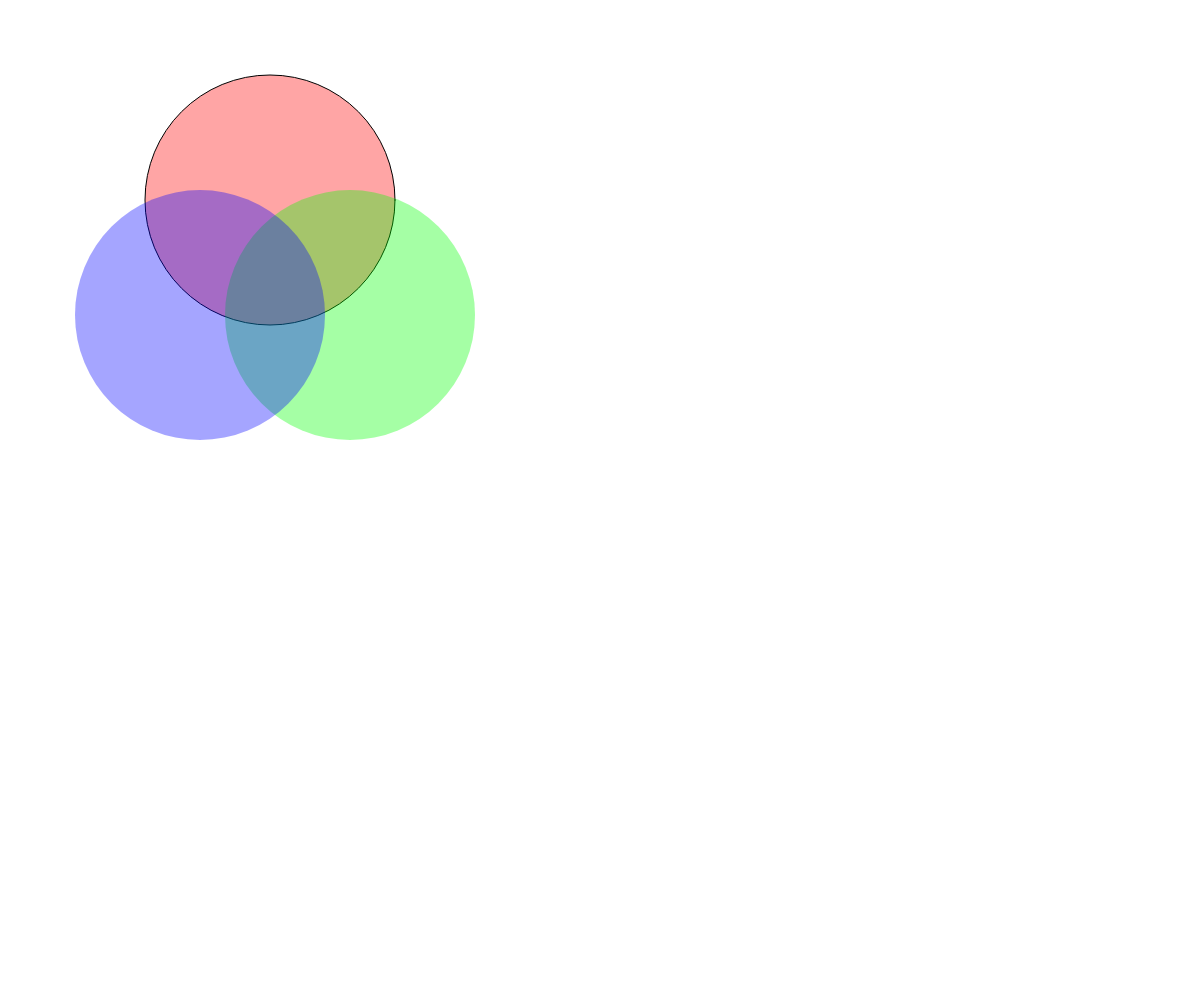
Frame 1 (no input)
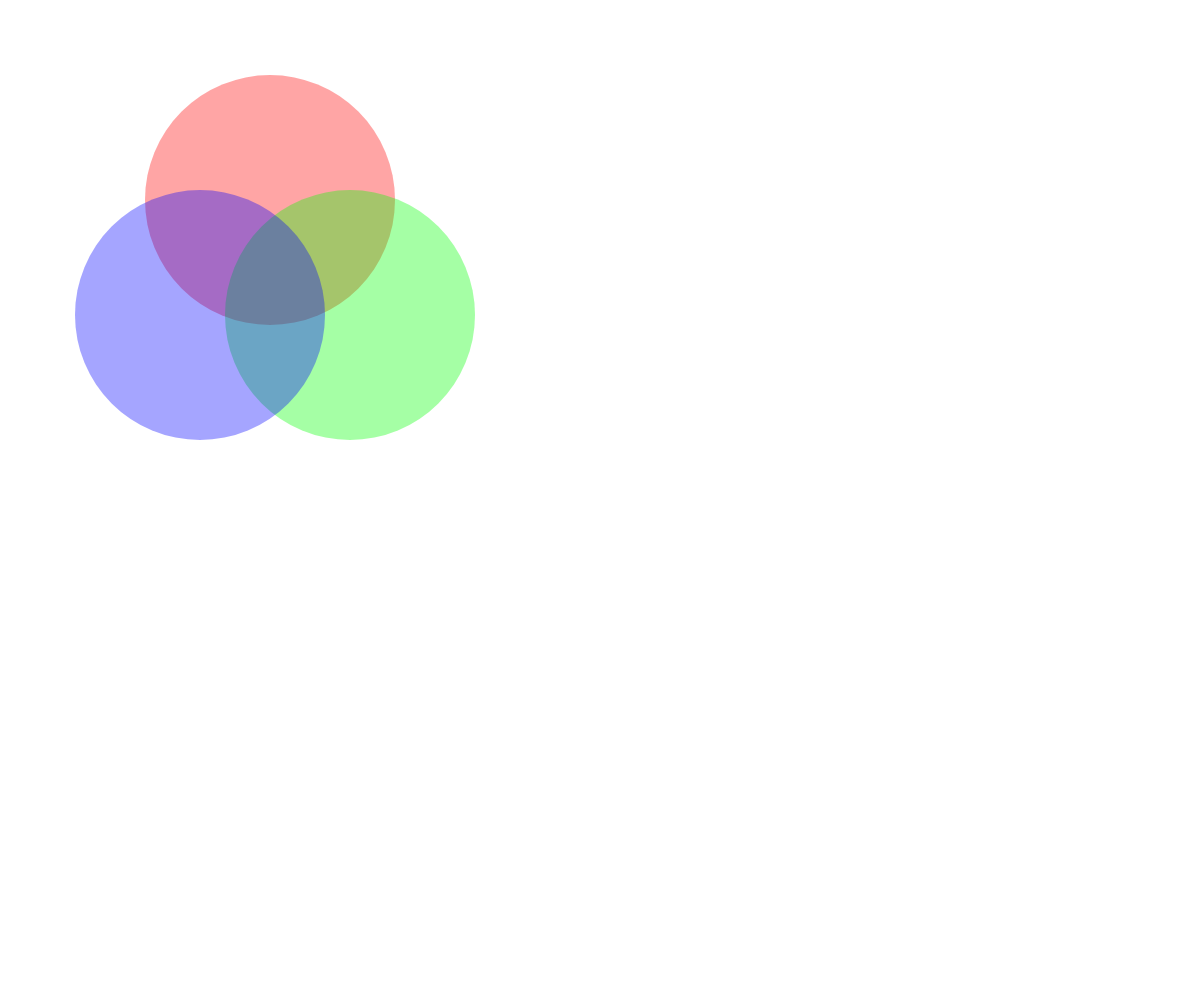
Frame 60 (no input)
Frame 120 (the mouse pressed at the canvas centre since frame 60): identical to frame 60, image omitted

The p5.js sketch that drew these frames (run headless with seeded random() and noise() and a simulated clock; from frame 60 on, the mouse is pressed at the canvas centre):

// p5.js sketch
// ── sketch.js
function setup() {
  createCanvas(windowWidth, windowHeight);
}

function draw() {
  background(255);

  //middle top
  
  fill(255, 0, 0, 90);
  circle(270, 200, 250);
  noStroke();
  


  //bottom right
  fill(0, 255, 0, 90);
  circle(350, 315, 250);


  //bottom left
  fill(0, 0, 255, 90);
  circle(200, 315, 250);
}
